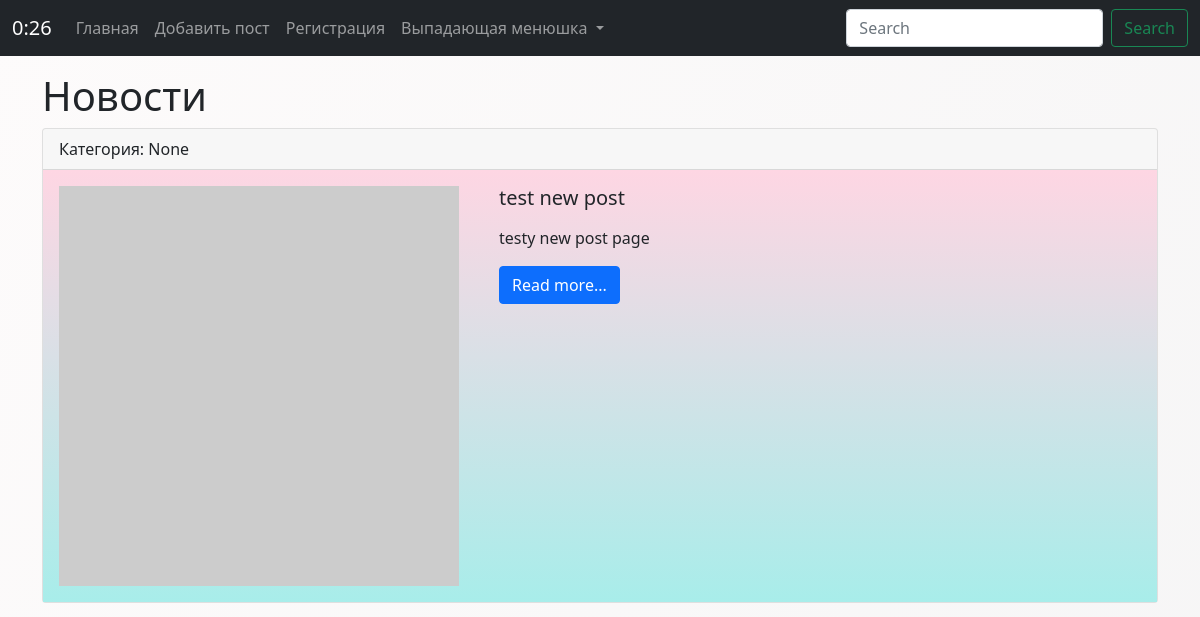
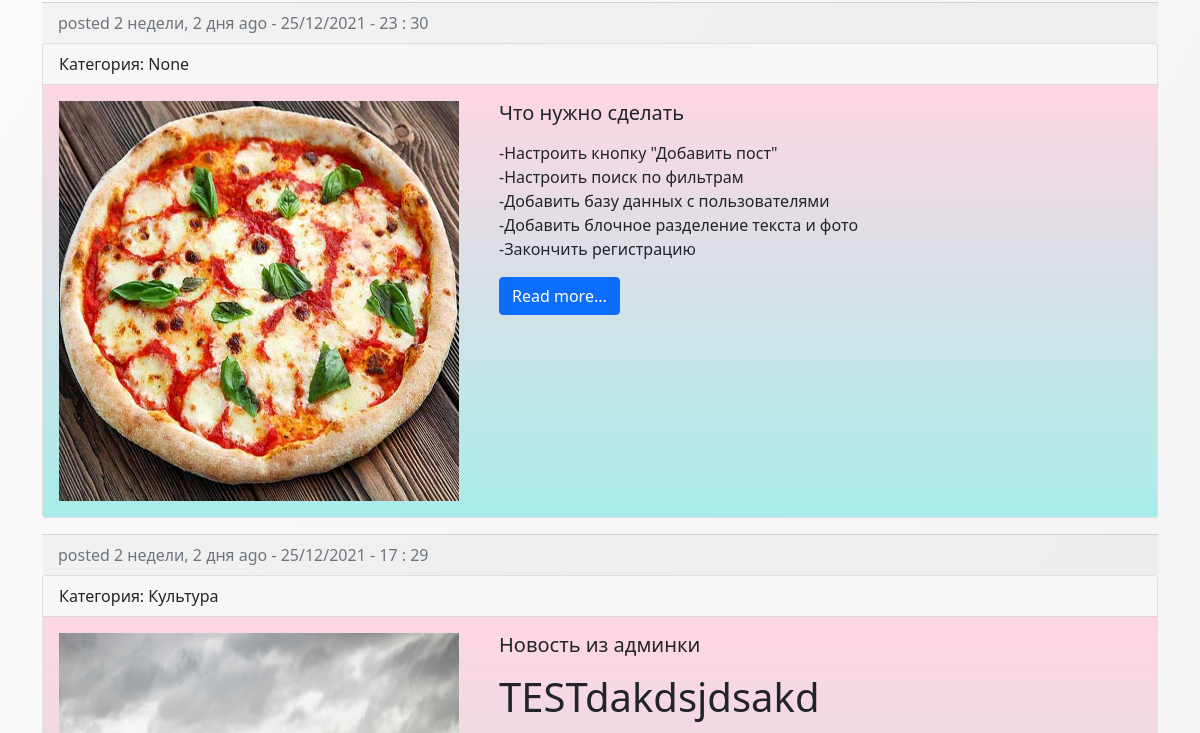
Before: / (upper part) with the older database file (2 pictures, top to bottom).
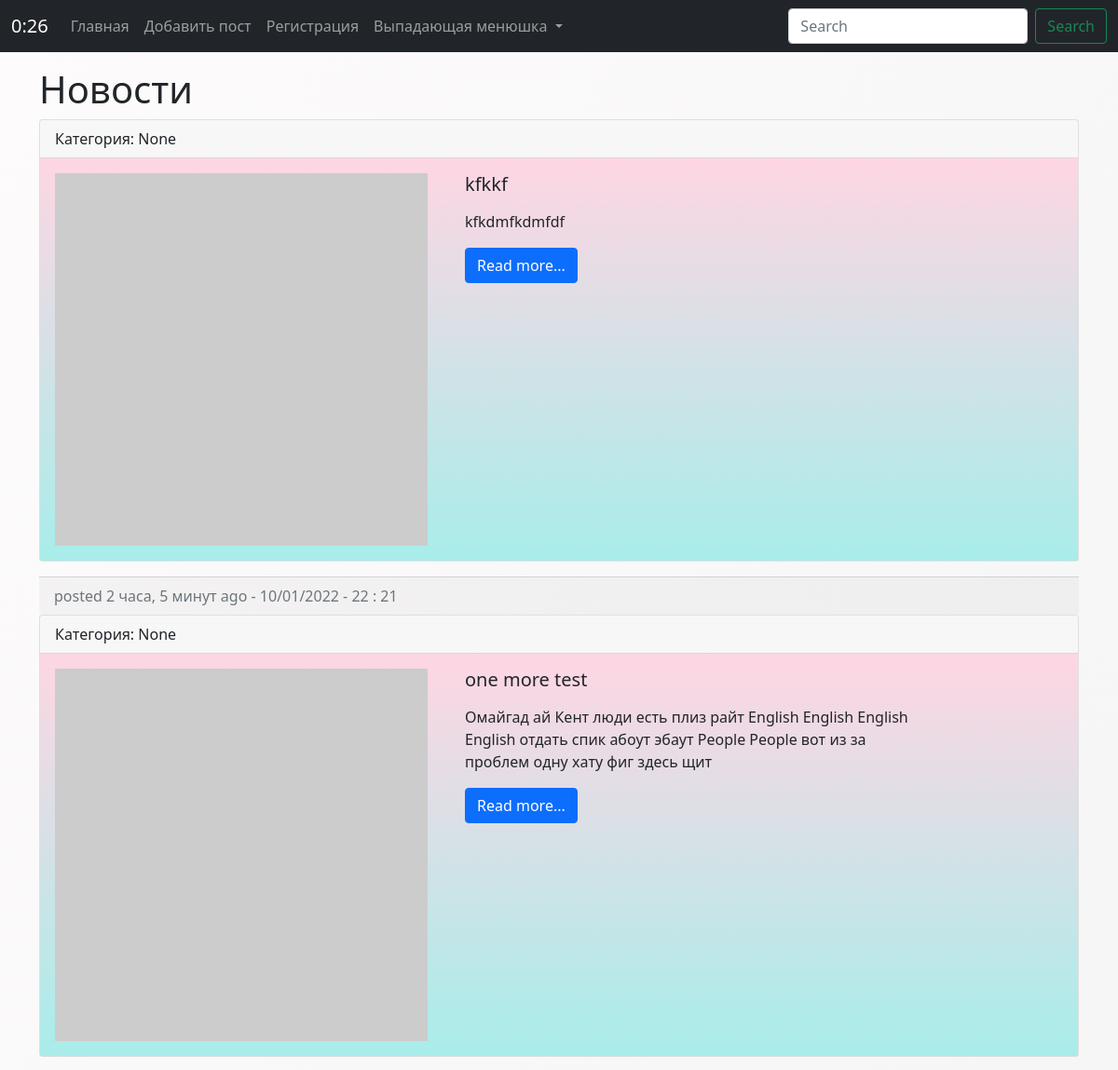
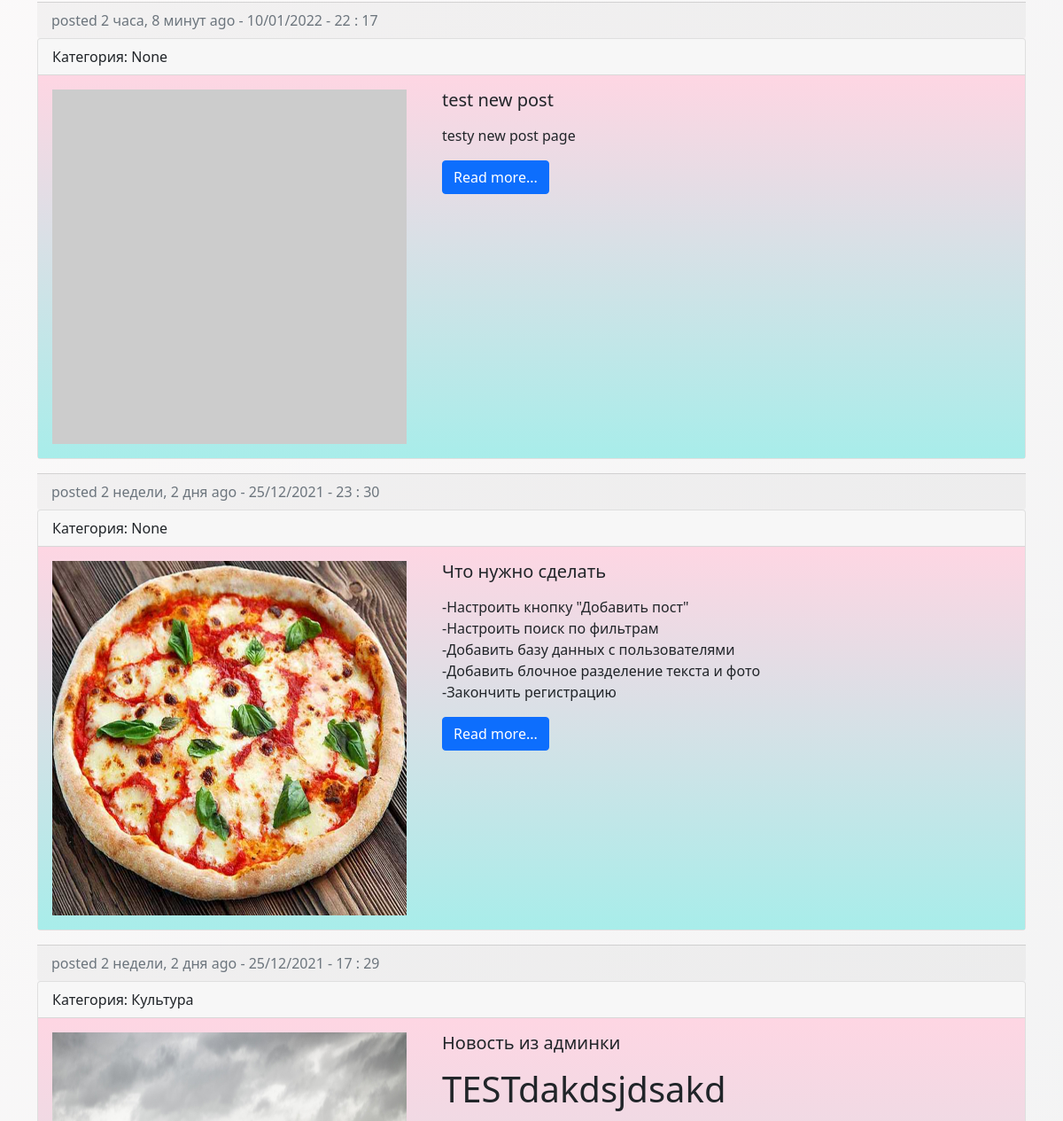
After: the same page with the newer database file (2 pictures, top to bottom).
### news/models.py (models this page shows, shortened)
class News(models.Model):
    title = models.CharField(max_length=150, verbose_name='Заголовок')
    content = models.TextField(blank=True, verbose_name='Содержание')  # Blank - необязательное поле для заполнения можно не заполнять
    created_at = models.DateTimeField(auto_now_add=True, verbose_name='Дата создания')
    updated_at = models.DateTimeField(auto_now=True, verbose_name='Дата обновления')
    photo = models.ImageField(upload_to='photos/%Y/%m/%d/', blank=True, verbose_name='Фото')  # только изображение
    is_published = models.BooleanField(default=True, verbose_name='Статус публикации')
    category = models.ForeignKey('Category', on_delete=models.PROTECT, null=True, blank=True, verbose_name='Категория')  # PROTECT обеспечивает защиту от удаления
    class Meta:
        verbose_name = 'Новость'
        verbose_name_plural = 'Новости'
        ordering = ['-created_at']  # влияет на views приложения

class Category(models.Model):
    title = models.CharField(max_length=150, verbose_name='Категория', db_index=True)
    def __str__(self):
        return self.title
    class Meta:
        verbose_name = 'Категория'
        verbose_name_plural = 'Категории'
        ordering = ['title']  # влияет на views приложения

### news/views.py (the view)
# urls.py: path('', index),
def index(request):
    news = [x for x in News.objects.all() if x.is_published]
    context = {
        'news': news,
        'title': 'Новости',
    }
    return render(request, template_name='news/index.html', context=context)

### news/templates/news/index.html (shortened to what this page needs)
<!doctype html>
<html lang="en">
<head>
    <link href="https://cdn.jsdelivr.net/npm/bootstrap@5.1.3/dist/css/bootstrap.min.css" rel="stylesheet"
>
</head>
<body style="background-image: linear-gradient(120deg, #fdfbfb 0%, #ebedee 100%);">
    <nav class="navbar navbar-expand-lg navbar-dark bg-dark">
        <div class="container-fluid">
            <a class="navbar-brand">{% now "G:i" %}</a>
            <div class="collapse navbar-collapse" id="navbarSupportedContent">
                <ul class="navbar-nav me-auto mb-2 mb-lg-0">
                    <li class="nav-item">
                        <a class="nav-link" href="/">Главная</a>
                    </li>
                    <li class="nav-item">
                        <a class="nav-link" href="/new_post">Добавить пост</a>
                    </li>
                    <li class="nav-item">
                        <a class="nav-link" href="/registration">Регистрация</a>
                    </li>
                    <li class="nav-item dropdown">
                        <a class="nav-link dropdown-toggle" href="#" id="navbarDropdown" role="button"
                           data-bs-toggle="dropdown" aria-expanded="false">
                            Выпадающая менюшка
                        </a>
                </ul>
                <form class="d-flex">
                    <input class="form-control me-2" type="search" placeholder="Search" aria-label="Search">
                    <button class="btn btn-outline-success" type="submit">Search</button>
                </form>
            </div>
        </div>
    </nav>
    <div class="container mt-3">
        <h1>{{ title }}</h1>
        <div class="'row">
           {% for item in news %}
            <div class="col-md-12">
                <div class="card mb-3">
                    <div class="card-header">
                        Категория: {{ item.category }}
                    </div>
                    <div class="card-body" style="background-image: linear-gradient(to top, #a8edea 0%, #fed6e3 100%);">
                        <div class="wrapper">
                            <div class="left_block" style="width: 400px; float: left;">
                                <div class="media">
                                {% if item.photo %}
                                    <img src="{{ item.photo.url }}" alt="" width="400px" height="400px" class="mr-3">
                                {% else %}
                                    <img src="https://picsum.photos/id/1084/500/500?grayscale" alt="" width="400px" height="400px"  class="mr-3">
                                {% endif %}
                                </div>
                            </div>
                            <div class="right_block" style="width: 500px; float: left; margin-left: 40px;">
                                <div class="media-body">
                                    <h5 class="card-title">{{ item.title }}</h5>
                                    <p class="card-text">{{ item.content|safe|linebreaks|truncatewords:200 }}</p>
                                    <a href="#" class="btn btn-primary">Read more...</a>
                                </div>
                            </div>
                        </div>
                    </div>
                </div>
                <div class="card-footer text-muted">
                    posted {{ item.created_at|timesince }} ago - {{ item.created_at|date:"d/m/Y - H : i" }}
                </div>
            </div>
            {% endfor %}
        </div>
    </div>
</body>
</html>

Changed rows visible on the page:
added News: category "None", title "kfkkf", content "kfkdmfkdmfdf", created_at "2 часа, 5 минут", created_at "10/01/2022 - 22 : 21"
added News: category "None", title "one more test", content "Омайгад ай Кент люди есть плиз райт English English English English отдать спик абоут эбаут People People вот из за проблем одну хату фиг здесь щит", created_at "2 часа, 8 минут", created_at "10/01/2022 - 22 : 17"
